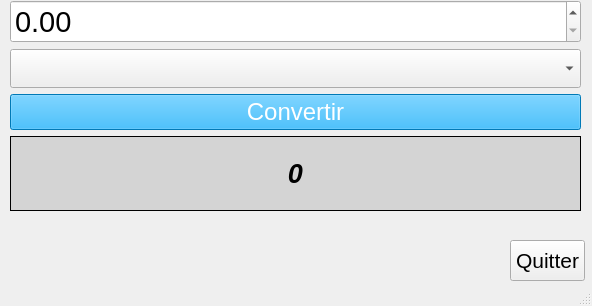
<?xml version="1.0" encoding="UTF-8"?>
<ui version="4.0">
 <class>MainWindow</class>
 <widget class="QMainWindow" name="MainWindow">
  <property name="geometry">
   <rect>
    <x>0</x>
    <y>0</y>
    <width>592</width>
    <height>306</height>
   </rect>
  </property>
  <property name="minimumSize">
   <size>
    <width>592</width>
    <height>306</height>
   </size>
  </property>
  <property name="maximumSize">
   <size>
    <width>592</width>
    <height>306</height>
   </size>
  </property>
  <property name="windowTitle">
   <string>Convertir</string>
  </property>
  <widget class="QWidget" name="centralwidget">
   <widget class="QPushButton" name="btnQuit">
    <property name="geometry">
     <rect>
      <x>510</x>
      <y>240</y>
      <width>75</width>
      <height>41</height>
     </rect>
    </property>
    <property name="font">
     <font>
      <pointsize>16</pointsize>
     </font>
    </property>
    <property name="text">
     <string>Quitter</string>
    </property>
   </widget>
   <widget class="QWidget" name="verticalLayoutWidget">
    <property name="geometry">
     <rect>
      <x>10</x>
      <y>0</y>
      <width>571</width>
      <height>211</height>
     </rect>
    </property>
    <layout class="QVBoxLayout" name="verticalLayout">
     <item>
      <widget class="QDoubleSpinBox" name="dSpinBoxValeur">
       <property name="font">
        <font>
         <pointsize>22</pointsize>
        </font>
       </property>
       <property name="maximum">
        <double>1000000.000000000000000</double>
       </property>
      </widget>
     </item>
     <item>
      <widget class="QComboBox" name="cmBoxUnites">
       <property name="font">
        <font>
         <pointsize>20</pointsize>
        </font>
       </property>
      </widget>
     </item>
     <item>
      <widget class="QPushButton" name="btnConvertir">
       <property name="palette">
        <palette>
         <active>
          <colorrole role="WindowText">
           <brush brushstyle="SolidPattern">
            <color alpha="255">
             <red>255</red>
             <green>255</green>
             <blue>255</blue>
            </color>
           </brush>
          </colorrole>
          <colorrole role="Button">
           <brush brushstyle="SolidPattern">
            <color alpha="255">
             <red>0</red>
             <green>170</green>
             <blue>255</blue>
            </color>
           </brush>
          </colorrole>
          <colorrole role="Text">
           <brush brushstyle="SolidPattern">
            <color alpha="255">
             <red>255</red>
             <green>255</green>
             <blue>255</blue>
            </color>
           </brush>
          </colorrole>
          <colorrole role="ButtonText">
           <brush brushstyle="SolidPattern">
            <color alpha="255">
             <red>255</red>
             <green>255</green>
             <blue>255</blue>
            </color>
           </brush>
          </colorrole>
          <colorrole role="Base">
           <brush brushstyle="SolidPattern">
            <color alpha="255">
             <red>0</red>
             <green>170</green>
             <blue>255</blue>
            </color>
           </brush>
          </colorrole>
          <colorrole role="Window">
           <brush brushstyle="SolidPattern">
            <color alpha="255">
             <red>0</red>
             <green>170</green>
             <blue>255</blue>
            </color>
           </brush>
          </colorrole>
         </active>
         <inactive>
          <colorrole role="WindowText">
           <brush brushstyle="SolidPattern">
            <color alpha="255">
             <red>255</red>
             <green>255</green>
             <blue>255</blue>
            </color>
           </brush>
          </colorrole>
          <colorrole role="Button">
           <brush brushstyle="SolidPattern">
            <color alpha="255">
             <red>0</red>
             <green>170</green>
             <blue>255</blue>
            </color>
           </brush>
          </colorrole>
          <colorrole role="Text">
           <brush brushstyle="SolidPattern">
            <color alpha="255">
             <red>255</red>
             <green>255</green>
             <blue>255</blue>
            </color>
           </brush>
          </colorrole>
          <colorrole role="ButtonText">
           <brush brushstyle="SolidPattern">
            <color alpha="255">
             <red>255</red>
             <green>255</green>
             <blue>255</blue>
            </color>
           </brush>
          </colorrole>
          <colorrole role="Base">
           <brush brushstyle="SolidPattern">
            <color alpha="255">
             <red>0</red>
             <green>170</green>
             <blue>255</blue>
            </color>
           </brush>
          </colorrole>
          <colorrole role="Window">
           <brush brushstyle="SolidPattern">
            <color alpha="255">
             <red>0</red>
             <green>170</green>
             <blue>255</blue>
            </color>
           </brush>
          </colorrole>
         </inactive>
         <disabled>
          <colorrole role="WindowText">
           <brush brushstyle="SolidPattern">
            <color alpha="255">
             <red>255</red>
             <green>255</green>
             <blue>255</blue>
            </color>
           </brush>
          </colorrole>
          <colorrole role="Button">
           <brush brushstyle="SolidPattern">
            <color alpha="255">
             <red>0</red>
             <green>170</green>
             <blue>255</blue>
            </color>
           </brush>
          </colorrole>
          <colorrole role="Text">
           <brush brushstyle="SolidPattern">
            <color alpha="255">
             <red>255</red>
             <green>255</green>
             <blue>255</blue>
            </color>
           </brush>
          </colorrole>
          <colorrole role="ButtonText">
           <brush brushstyle="SolidPattern">
            <color alpha="255">
             <red>255</red>
             <green>255</green>
             <blue>255</blue>
            </color>
           </brush>
          </colorrole>
          <colorrole role="Base">
           <brush brushstyle="SolidPattern">
            <color alpha="255">
             <red>0</red>
             <green>170</green>
             <blue>255</blue>
            </color>
           </brush>
          </colorrole>
          <colorrole role="Window">
           <brush brushstyle="SolidPattern">
            <color alpha="255">
             <red>0</red>
             <green>170</green>
             <blue>255</blue>
            </color>
           </brush>
          </colorrole>
         </disabled>
        </palette>
       </property>
       <property name="font">
        <font>
         <pointsize>18</pointsize>
        </font>
       </property>
       <property name="autoFillBackground">
        <bool>false</bool>
       </property>
       <property name="styleSheet">
        <string notr="true">background-color: rgb(0, 170, 255);
color: rgb(255, 255, 255);</string>
       </property>
       <property name="text">
        <string>Convertir</string>
       </property>
       <property name="flat">
        <bool>false</bool>
       </property>
      </widget>
     </item>
     <item>
      <widget class="QLabel" name="lblResultat">
       <property name="font">
        <font>
         <pointsize>20</pointsize>
         <weight>75</weight>
         <italic>true</italic>
         <bold>true</bold>
        </font>
       </property>
       <property name="autoFillBackground">
        <bool>false</bool>
       </property>
       <property name="styleSheet">
        <string notr="true">background-color: rgb(212, 212, 212);</string>
       </property>
       <property name="frameShape">
        <enum>QFrame::Box</enum>
       </property>
       <property name="text">
        <string>0</string>
       </property>
       <property name="alignment">
        <set>Qt::AlignCenter</set>
       </property>
       <property name="wordWrap">
        <bool>false</bool>
       </property>
      </widget>
     </item>
    </layout>
   </widget>
  </widget>
  <widget class="QMenuBar" name="menubar">
   <property name="geometry">
    <rect>
     <x>0</x>
     <y>0</y>
     <width>592</width>
     <height>21</height>
    </rect>
   </property>
  </widget>
  <widget class="QStatusBar" name="statusbar"/>
 </widget>
 <resources/>
 <connections/>
</ui>
